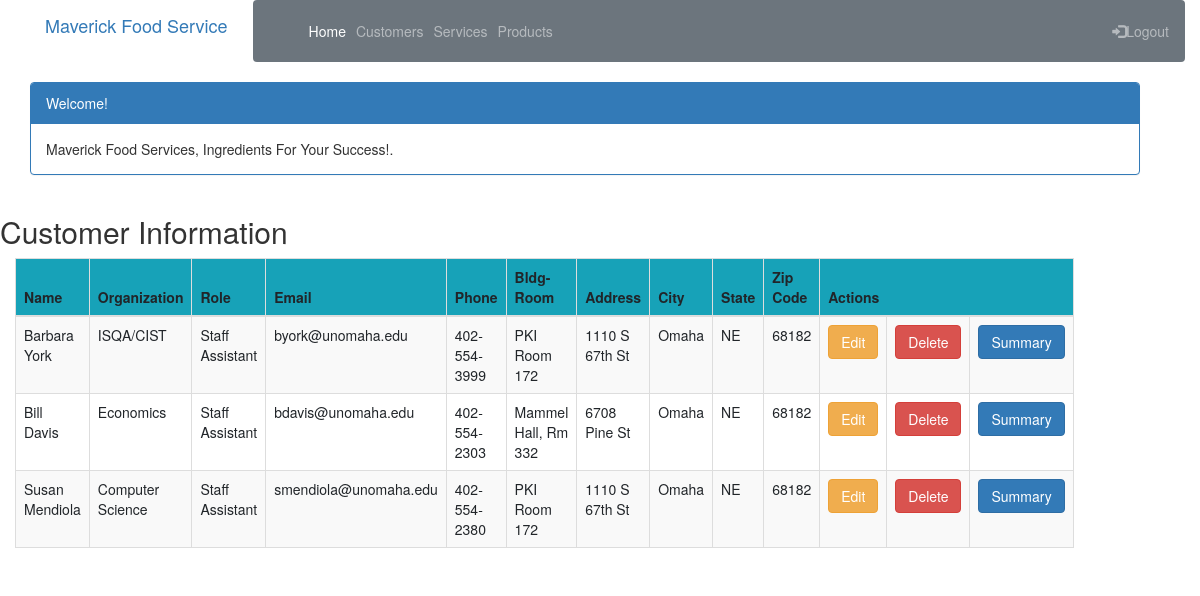
/customer_list (signed in), run on the app's committed database.
### crm/models.py (models this page shows, shortened)
class Customer(models.Model):
    cust_name = models.CharField(max_length=50)
    email = models.EmailField(max_length=100)
    phone = models.CharField(max_length=20)
    bldgroom = models.CharField(max_length=100)
    address = models.CharField(max_length=200)
    city = models.CharField(max_length=50)
    state = models.CharField(max_length=50)
    zipcode = models.CharField(max_length=10)
    organization = models.CharField(max_length=100)
    role = models.CharField(max_length=100)

### crm/views.py (the view)
# urls.py: path('customer_list', views.customer_list, name='customer_list'),
@login_required
def customer_list(request):
    customer = Customer.objects.filter()
    return render(request, 'crm/customer_list.html',
                  {'customers': customer})

### crm/templates/crm/customer_list.html (shortened to what this page needs)
<!DOCTYPE html>
<html lang="en">
{% extends 'crm/base.html' %}
{% block content %}
    <html lang="en">
    <head>
        <link rel="stylesheet" href="https://maxcdn.bootstrapcdn.com/bootstrap/3.3.4/css/bootstrap.min.css">
    </head>
    <body class="bodylist">
    <div class="container">
        <div class="panel panel-primary">
            <div class="panel-heading">Welcome!</div>
            <div class="panel-body">
                Maverick Food Services, Ingredients For Your Success!.
            </div>
        </div>
    </div>
    <div class="row">
        <h2>Customer Information</h2>
    </div>
    <div>
        <table class="table table-striped table-bordered table-hover w-auto">
            <thead>
            <tr class="bg-info">
                <th>Name</th>
                <th>Organization</th>
                <th>Role</th>
                <th>Email</th>
                <th>Phone</th>
                <th>Bldg-Room</th>
                <th>Address</th>
                <th>City</th>
                <th>State</th>
                <th>Zip Code</th>
                <th colspan="3">Actions</th>
            </tr>
            </thead>
            <tbody>
            {% for customer in customers %}
                <tr>
                    <td>{{ customer.cust_name }}</td>
                    <td>{{ customer.organization }}</td>
                    <td>{{ customer.role }}</td>
                    <td>{{ customer.email }}</td>
                    <td>{{ customer.phone }}</td>
                    <td>{{ customer.bldgroom }}</td>
                    <td>{{ customer.address }}</td>
                    <td>{{ customer.city }}</td>
                    <td>{{ customer.state }}</td>
                    <td>{{ customer.zipcode }}</td>
                    <td><a href="{% url 'crm:customer_edit' pk=customer.pk %}"
                           class="btn btn-warning">Edit</a></td>
                    <td><a href="{% url 'crm:customer_delete' pk=customer.pk %}"
                           onclick="return confirm('Are you sure you want to delete?')"
                           class="btn btn-danger">Delete</a>
                    </td>
                    <td><a href="{% url 'crm:summary' pk=customer.pk %}"
                           class="btn btn-primary">Summary</a>
                    </td>
                </tr>
            {% endfor %}
            </tbody>
        </table>
    </div>
    </body>
    </html>
{% endblock %}

### crm/static/css/portfolio.css (style rules this page uses)
body { padding-left: 15px; }

### data on the page
Customer: cust_name "Barbara York", organization "ISQA/CIST", role "Staff Assistant", email "byork@unomaha.edu", phone "402-554-3999", bldgroom "PKI Room 172", address "1110 S 67th St", city "Omaha", state "NE", zipcode "68182"
Customer: cust_name "Bill Davis", organization "Economics", role "Staff Assistant", email "bdavis@unomaha.edu", phone "402-554-2303", bldgroom "Mammel Hall, Rm 332", address "6708 Pine St", city "Omaha", state "NE", zipcode "68182"
Customer: cust_name "Susan Mendiola", organization "Computer Science", role "Staff Assistant", email "smendiola@unomaha.edu", phone "402-554-2380", bldgroom "PKI Room 172", address "1110 S 67th St", city "Omaha", state "NE", zipcode "68182"
